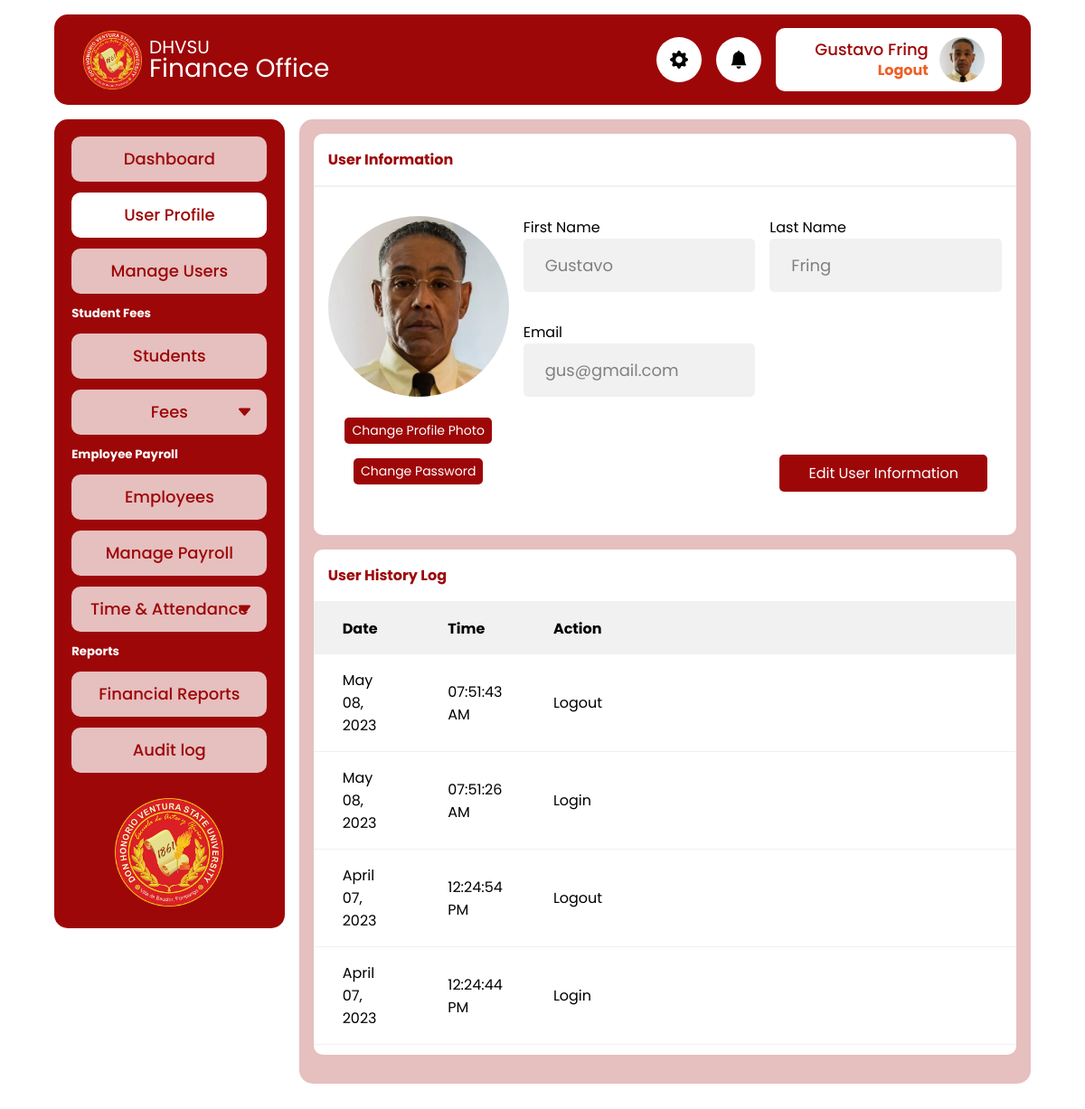
/admin/profile.php (signed in), run on the app's committed database.
### tables this page shows
CREATE TABLE `tbl_finance_audit_log` (
  `id` int(11) NOT NULL,
  `user_id` int(11) NOT NULL,
  `action_date` datetime NOT NULL DEFAULT current_timestamp(),
  `action_desc` text NOT NULL
);

### app/util_func.php (called while the page is built, shortened)
<?php
function fetchUserAuditLog($pdo)
{
  $user_id = $_SESSION["user"]["id"];
  $sql = "SELECT * FROM `tbl_finance_audit_log` WHERE user_id = ? ORDER BY id DESC";
  $stmt = $pdo->prepare($sql);
  $stmt->execute([$user_id]);
  if ($stmt->rowCount() > 0) {
    $data = $stmt->fetchAll();
    return $data;
  }
}

### admin/profile.php (the view, shortened to what this page needs)
<?php
require_once  './includes/header.php';
$auditLog = fetchUserAuditLog($pdo);
?>
<main>
  <div class="card fit">
    <div class="card-header">
      <h4>User Information</h4>
    </div>
    <div class="card-body profile">
      <div class="profile-photo-container">
        <picture class="profile-picture">
          <img srcset="<?= $_SESSION["user"]["profile_photo"] ?>" src="../assets/profile-placeholder.jpg" alt="" class="">
        </picture>
        <button type="button" class="btn btn-sm" id="change-dp-btn">Change Profile Photo</button>
        <button type="button" class="btn btn-sm" id="change-dp-btn" data-custom-open="modal-1">Change Password</button>
      </div>
      <form action="../app/user_info_update.php" method="post">
        <div class="user-info" id="input-list">
          <div class="info">
            <label for="first_name">First Name</label>
            <input type="text" class="input-control gray" disabled value="<?= $_SESSION["user"]["first_name"] ?>" name="first_name">
          </div>
          <div class="info">
            <label for="last_name">Last Name</label>
            <input type="text" class="input-control gray" disabled value="<?= $_SESSION["user"]["last_name"] ?>" name="last_name">
          </div>
          <div class="info">
            <label for="email">Email</label>
            <input type="text" class="input-control gray" disabled value="<?= $_SESSION["user"]["email"] ?>" name="email">
          </div>
        </div>
        <div class="edit-btn-group">
          <button type="button" class="btn" id="edit-btn">Edit User Information</button>
        </div>
      </form>
    </div>
  </div>
  <div class="card fit">
    <div class="card-header">
      <h4>User History Log</h4>
    </div>
    <div class="card-body p-0" id="user-log">
      <div class="">
        <table>
          <thead>
            <th>Date</th>
            <th>Time</th>
            <th style="width:70%">Action</th>
          </thead>
          <tbody>
            <?php
            foreach ($auditLog as $log) {
            ?>
              <tr>
                <td><?= date("F d, Y", strtotime($log["action_date"])) ?></td>
                <td><?= date("h:i:s A", strtotime($log["action_date"])) ?></td>
                <td><?= $log["action_desc"] ?></td>
              </tr>
            <?php
            }
            ?>
          </tbody>
        </table>
      </div>
    </div>
  </div>
</main>
<?php
require_once  './includes/footer.php'
?>

### css/style.css (style rules this page uses)
:root { --primary: #9d0708; --secondary: #e6bfbf; --accent: #ef6025; --background: #ffffff; --light: rgb(241, 241, 241); --positive: rgb(24, 133, 24); --fontSizeNormal: 18px; }
*, *::before, *::after { font-family: Poppins, Arial, sans-serif; margin: 0; padding: 0; box-sizing: border-box; }
button { all: unset; cursor: pointer; }
input { font: inherit; color: inherit; border: none; -webkit-appearance: none; -ms-appearance: none; -moz-appearance: none; appearance: none; outline: none; }
body { display: flex; flex-direction: column; align-items: center; background-color: var(--background); }
main { background-color: var(--secondary); border-radius: 15px; height: auto; width: 100%; margin-bottom: 1rem; padding: 1rem; }
.input-control { font-size: var(--fontSizeNormal); width: 100%; color: black; border-radius: 5px; padding: 1rem 1.5rem; background-color: white; margin-bottom: 1rem; }
.card { background-color: var(--background); border-radius: 10px; height: 100%; overflow: hidden; margin-bottom: 1rem; }
.card.fit { height: fit-content; }
.card-header { padding: 1rem; border-bottom: 2px solid var(--light); }
.card-header h4 { color: var(--primary); }
.card-body { height: 100%; padding: 1rem; }
.input-control.gray { background-color: var(--light); }
.edit-btn-group { display: flex; justify-content: end; margin: 2rem 1rem; gap: 1rem; }
.btn, .btn-outline { font-size: 16px; padding: 0.5rem 2rem; border-radius: 5px; }
.btn { background-color: var(--primary); color: white; }
.btn-sm { font-size: 14px; padding: 0.25rem 0.5rem; }
input:disabled { color: gray; }
.card-body.profile { display: grid; gap: 1rem; grid-template-columns: 1fr 3fr; }
.user-info { padding: 1rem 0; display: grid; grid-template-columns: 1fr 1fr; gap: 1rem; }
.profile-picture img { height: 200px; width: 200px; object-fit: cover; border-radius: 50%; }
.profile-photo-container { padding-top: 1rem; display: flex; gap: 1rem; flex-direction: column; align-items: center; }
table { border-collapse: collapse; width: 100%; table-layout: fixed; min-width: 700px; }
thead th { background-color: var(--light); text-align: start; width: auto; min-width: 200px; }
th, td { padding: 1rem 2rem; }
tbody tr { border-bottom: 1px solid var(--light); }
.card-body.p-0 { padding: 0; }
#user-log { height: fit-content; max-height: 500px; overflow-y: scroll; }

### data on the page
tbl_finance_audit_log: action_date "May 08, 2023", action_date "07:51:43 AM", action_desc "Logout"
tbl_finance_audit_log: action_date "May 08, 2023", action_date "07:51:26 AM", action_desc "Login"
tbl_finance_audit_log: action_date "April 07, 2023", action_date "12:24:54 PM", action_desc "Logout"
tbl_finance_audit_log: action_date "April 07, 2023", action_date "12:24:44 PM", action_desc "Login"

### other printed values
$_SESSION["user"]["first_name"] "Gustavo"
$_SESSION["user"]["last_name"] "Fring"
